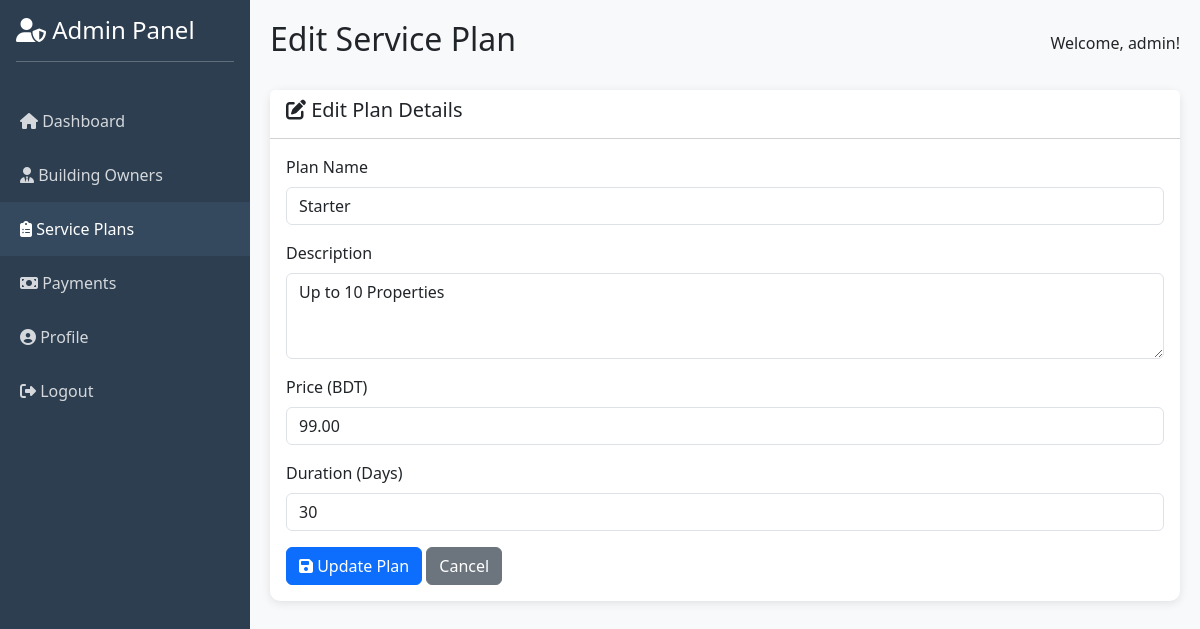
The app's page /admin/edit_service_plan.php?id=1 (signed in) with its own data.
### tables this page shows
CREATE TABLE `service_plans` (
  `id` int(11) NOT NULL,
  `name` varchar(100) NOT NULL,
  `description` text,
  `price` decimal(10,2) NOT NULL,
  `duration_days` int(11) NOT NULL,
  `created_at` timestamp NOT NULL DEFAULT CURRENT_TIMESTAMP
);

### admin/edit_service_plan.php (the view, shortened to what this page needs)
<?php
global $conn;
$plan = null;
if (isset($_GET['id'])) {
    $plan_id = (int)$_GET['id'];
    $stmt = $conn->prepare("SELECT * FROM service_plans WHERE id = ?");
    $stmt->bind_param("i", $plan_id);
    $stmt->execute();
    $result = $stmt->get_result();
    $plan = $result->fetch_assoc();
} else {
    redirect('service_plans.php');
}
?>
<!DOCTYPE html>
<html lang="en">
<head>
    <link href="https://cdn.jsdelivr.net/npm/bootstrap@5.3.0/dist/css/bootstrap.min.css" rel="stylesheet">
    <link rel="stylesheet" href="https://cdnjs.cloudflare.com/ajax/libs/font-awesome/6.4.0/css/all.min.css">
</head>
<body>
    <div class="sidebar">
        <div class="p-3">
            <h4><i class="fas fa-user-shield"></i> Admin Panel</h4>
            <hr>
        </div>
        <nav class="nav flex-column">
            <a class="nav-link" href="dashboard.php">
                <i class="fas fa-home"></i> Dashboard
            </a>
            <a class="nav-link" href="owners.php">
                <i class="fas fa-user-tie"></i> Building Owners
            </a>
            <a class="nav-link active" href="service_plans.php">
                <i class="fas fa-clipboard-list"></i> Service Plans
            </a>
            <a class="nav-link" href="payments.php">
                <i class="fas fa-money-bill"></i> Payments
            </a>
            <a class="nav-link" href="profile.php">
                <i class="fas fa-user-circle"></i> Profile
            </a>
            <a class="nav-link" href="logout.php">
                <i class="fas fa-sign-out-alt"></i> Logout
            </a>
        </nav>
    </div>
    <div class="main-content">
        <div class="d-flex justify-content-between align-items-center mb-4">
            <h2>Edit Service Plan</h2>
            <span>Welcome, <?php echo $_SESSION['admin_username']; ?>!</span>
        </div>
        <div class="card">
            <div class="card-header bg-white">
                <h5><i class="fas fa-edit"></i> Edit Plan Details</h5>
            </div>
            <div class="card-body">
                <form method="POST">
                    <div class="mb-3">
                        <label for="name" class="form-label">Plan Name</label>
                        <input type="text" class="form-control" id="name" name="name" value="<?php echo htmlspecialchars($plan['name']); ?>" required>
                    </div>
                    <div class="mb-3">
                        <label for="description" class="form-label">Description</label>
                        <textarea class="form-control" id="description" name="description" rows="3" required><?php echo htmlspecialchars($plan['description']); ?></textarea>
                    </div>
                    <div class="mb-3">
                        <label for="price" class="form-label">Price (BDT)</label>
                        <input type="number" step="0.01" class="form-control" id="price" name="price" value="<?php echo htmlspecialchars($plan['price']); ?>" required min="0">
                    </div>
                    <div class="mb-3">
                        <label for="duration_days" class="form-label">Duration (Days)</label>
                        <input type="number" class="form-control" id="duration_days" name="duration_days" value="<?php echo htmlspecialchars($plan['duration_days']); ?>" required min="1">
                    </div>
                    <button type="submit" class="btn btn-primary"><i class="fas fa-save"></i> Update Plan</button>
                    <a href="service_plans.php" class="btn btn-secondary">Cancel</a>
                </form>
            </div>
        </div>
    </div>
</body>
</html>

### admin/edit_service_plan.php (style rules this page uses)
body { background: #f8f9fa; }
.sidebar { min-height: 100vh; background: #2c3e50; color: white; position: fixed; width: 250px; }
.sidebar .nav-link { color: rgba(255,255,255,0.8); padding: 15px 20px; transition: all 0.3s; }
.sidebar .nav-link:hover, .sidebar .nav-link.active { background: #34495e; color: white; }
.main-content { margin-left: 250px; padding: 20px; }
.card { border: none; border-radius: 10px; box-shadow: 0 2px 10px rgba(0,0,0,0.1); }

### records on screen
service_plans: name "Starter", description "Up to 10 Properties", price "99.00", duration_days "30"

### other values on screen
$_SESSION['admin_username'] "admin"
